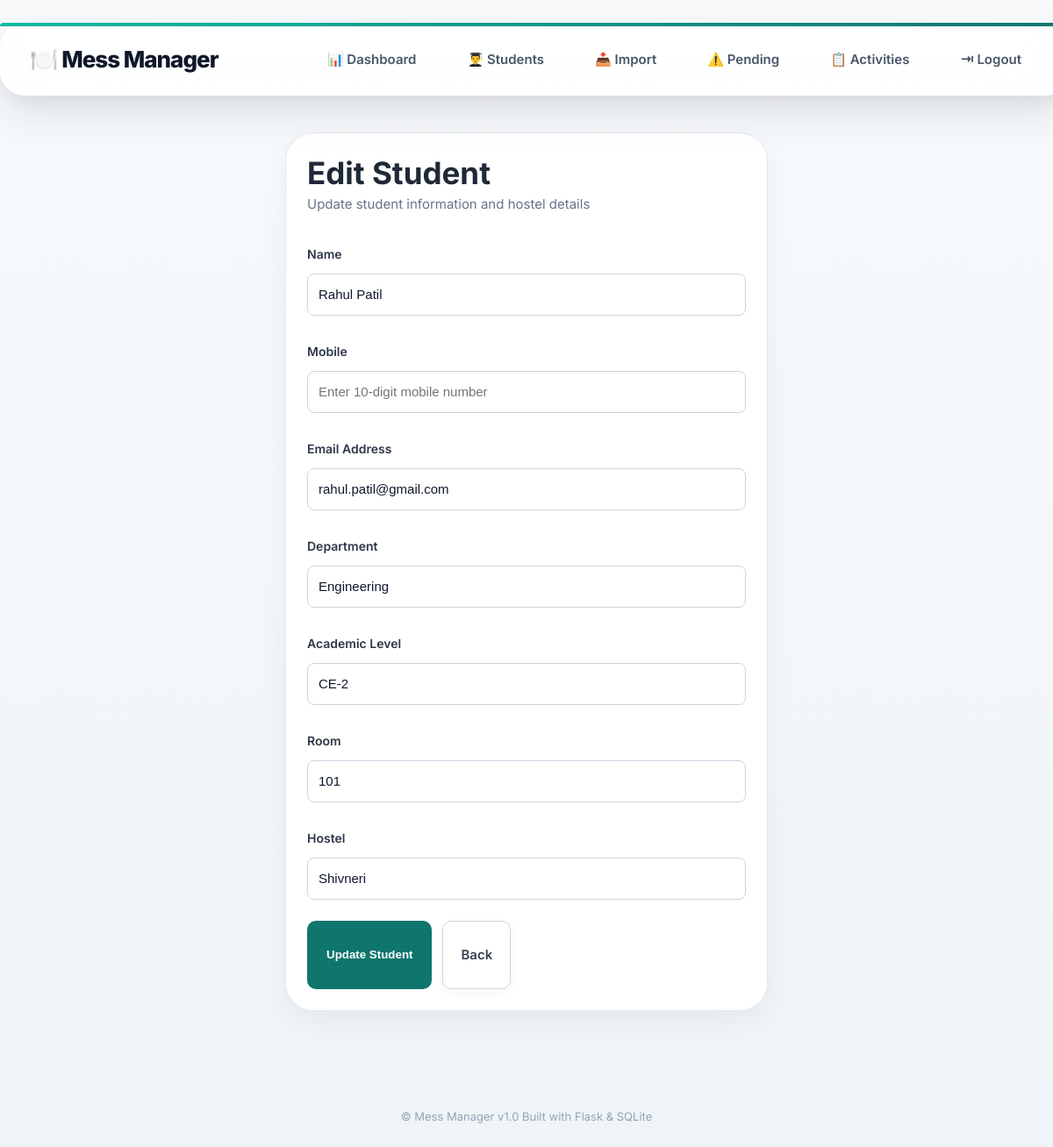
/edit_student/1 (signed in), run on the app's committed database.
### tables this page shows
CREATE TABLE students (

        id INTEGER PRIMARY KEY AUTOINCREMENT,

        admin_id INTEGER NOT NULL,

        student_code TEXT NOT NULL UNIQUE,

        name TEXT NOT NULL,

        mobile TEXT NOT NULL,
                 
        email TEXT  NOT NULL,

        hostel TEXT NOT NULL,

        room TEXT NOT NULL,

        department TEXT NOT NULL,

        academic_level TEXT NOT NULL,

        total_fees INTEGER NOT NULL DEFAULT 30000,

        received_amount INTEGER NOT NULL DEFAULT 0,

        joining_date TEXT NOT NULL,

        FOREIGN KEY (admin_id) REFERENCES admin(id),

        UNIQUE(admin_id, mobile),

        CHECK(received_amount >= 0),

        CHECK(total_fees >= 0),

        CHECK(received_amount <= total_fees)

    );

### app.py (the view)
@app.route('/edit_student/<int:student_id>')
@login_required
def edit_student(student_id):
    conn = connect_db()
    admin_id = session['admin_id']
    student = conn.execute(
        """

        SELECT *

        FROM students

        WHERE id = ?

        AND admin_id = ?

        """,
        (student_id, admin_id)
    ).fetchone()
    if not student:
        conn.close()
        flash("Unauthorized access")
        return redirect('/student_list')
    conn.close()
    return render_template("edit_student.html", student=student)

### app.py (called while the page is built)
def connect_db():
    conn = sqlite3.connect('database.db')
    conn.execute("PRAGMA foreign_keys = ON")
    conn.row_factory = sqlite3.Row
    return conn

def login_required(func):
    @wraps(func)
    def wrapper(*args, **kwargs):
        if not session.get('admin_logged_in'):
            return redirect('/login')
        return func(*args, **kwargs)
    return wrapper

### templates/edit_student.html (shortened to what this page needs)
{% extends "base.html" %}
{% block content %}
<div class="student-form-card ui-card">
    <h1>Edit Student</h1>
    <p class="form-subtitle">
        Update student information and hostel details
    </p>
    <form action="/update_student" method="POST">
        <div class="form-group">
            <label class="form-label">
                Name
            </label>
            <input type="text" name="name" class="form-input" value="{{ student['name'] }}" required>
        </div>
        <div class="form-group">
            <label class="form-label">
                Mobile
            </label>
            <input type="tel" name="mobile" class="form-input" maxlength="10" pattern="[0-9]{10}" inputmode="numeric"
                placeholder="Enter 10-digit mobile number" required>
        </div>
        <div class="form-group">
            <label class="form-label">
                Email Address
            </label>
            <input type="email" name="email" class="form-input" value="{{ student['email'] }}"
                placeholder="student@example.com">
        </div>
        <div class="form-group">
            <label class="form-label">
                Department
            </label>
            <select name="department" class="form-select" required>
                <option value="Engineering" {% if student['department']=='Engineering' %} selected {% endif %}>
                    Engineering
                </option>
            </select>
        </div>
        <div class="form-group">
            <label class="form-label">
                Academic Level
            </label>
            <input type="text" name="academic_level" class="form-input" value="{{ student['academic_level'] }}"
                required>
        </div>
        <div class="form-group">
            <label class="form-label">
                Room
            </label>
            <input type="text" name="room" class="form-input" value="{{ student['room'] }}" required>
        </div>
        <div class="form-group">
            <label class="form-label">
                Hostel
            </label>
            <select name="hostel" class="form-select">
                <option value="Shivneri" {% if student['hostel']=='Shivneri' %} selected {% endif %}>
                    Shivneri
                </option>
            </select>
        </div>
        <div class="form-actions">
            <button type="submit" class="primary-btn">
                Update Student
            </button>
            <a href="/student_list" class="secondary-btn">
                Back
            </a>
        </div>
    </form>
</div>
{% endblock %}

### static/style.css (style rules this page uses)
html { scroll-behavior: smooth; }
* { transition: background 0.2s ease, color 0.2s ease, border-color 0.2s ease, box-shadow 0.2s ease, transform 0.2s ease; }
body { margin: 0; min-height: 100vh; background: linear-gradient(180deg, #f8fafc 0%, #eef4f7 100%); font-family: "Inter", sans-serif; color: #1f2937; -webkit-font-smoothing: antialiased; -moz-osx-font-smoothing: grayscale; }
button { background-color: #2c5282; color: white; border: none; padding: 10px 16px; border-radius: 6px; cursor: pointer; }
.form-actions { display: flex; gap: 12px; margin-top: 24px; }
.ui-card { background: rgba(255, 255, 255, 0.92); border-radius: 28px; border: 1px solid rgba(226, 232, 240, 0.9); box-shadow: 0 4px 10px rgba(15, 23, 42, 0.03), 0 12px 30px rgba(15, 23, 42, 0.06); backdrop-filter: blur(10px); -webkit-backdrop-filter: blur(10px); transition: transform 0.25s ease, box-shadow 0.25s ease; height: 100%; padding: 0; }
.student-form-card h1, .student-form-card h2 { margin: 0; font-size: 35px; }
.student-form-card p { margin-top: 8px; margin-bottom: 24px; color: #64748b; font-size: 15px; line-height: 1.5; }
.student-form-card p { margin-top: 4px; margin-bottom: 20px; }
.form-group { display: flex; flex-direction: column; gap: 6px; margin-bottom: 16px; }
.student-form-card { margin: 0 auto; padding: 28px; border-radius: 24px; background: rgba(255, 255, 255, 0.95); border: 1px solid #e2e8f0; box-shadow: 0 10px 30px rgba(15, 23, 42, 0.05); }
.form-label { font-size: 14px; font-weight: 600; color: #334155; margin-bottom: 8px; display: block; }
.form-group label { font-size: 14px; font-weight: 600; color: #334155; margin-bottom: 6px; }
.form-input, .form-select { width: 100%; height: 48px; padding: 0 14px; border: 1px solid #dbe3ea; border-radius: 18px; background: rgba(255, 255, 255, 0.9); font-size: 15px; font-weight: 450; color: #0f172a; box-sizing: border-box; transition: border-color 0.22s ease, box-shadow 0.22s ease, background 0.22s ease; appearance: none; }
.secondary-btn { display: inline-flex; align-items: center; justify-content: center; height: 52px; padding: 0 24px; border-radius: 16px; border: 1px solid #dbe3ea; background: #ffffff; color: #0f172a; font-size: 15px; font-weight: 600; text-decoration: none; cursor: pointer; transition: all 0.22s ease; box-shadow: 0px 4px 14px rgba(15, 23, 42, 0.04); }
.form-subtitle { color: #64748b; font-size: 15px; margin-top: 6px; margin-bottom: 28px; }
.student-form-card { width: 100%; max-width: 500px; margin: 0 auto; padding: 24px; border-radius: 32px; }
.student-form-card form { box-shadow: none; padding: 0; max-width: 100%; background: transparent; }
.student-form-card label { display: block; margin-top: 16px; margin-bottom: 8px; font-weight: 600; color: #2d3748; }
.student-form-card input, .student-form-card select { width: 100%; padding: 12px; border: 1px solid #cbd5e0; border-radius: 8px; font-size: 15px; box-sizing: border-box; }
.secondary-btn { display: inline-flex; align-items: center; justify-content: center; padding: 12px 20px; border-radius: 10px; border: 1px solid #d1d5db; background: white; color: #374151; text-decoration: none; font-weight: 600; transition: 0.2s; }
.primary-btn { display: inline-flex; align-items: center; justify-content: center; padding: 12px 22px; border: none; border-radius: 10px; background: #0f766e; color: white; font-weight: 600; text-decoration: none; cursor: pointer; transition: 0.2s ease; }

### data on the page
students: name "Rahul Patil", email "rahul.patil@gmail.com", department "Engineering", academic_level "CE-2", room "101", hostel "Shivneri"
